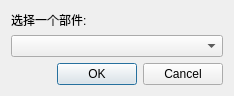
<?xml version="1.0" encoding="UTF-8"?>
<ui version="4.0">
 <class>PartChooseDialog</class>
 <widget class="QDialog" name="PartChooseDialog">
  <property name="geometry">
   <rect>
    <x>0</x>
    <y>0</y>
    <width>234</width>
    <height>85</height>
   </rect>
  </property>
  <property name="windowTitle">
   <string>Dialog</string>
  </property>
  <layout class="QVBoxLayout" name="verticalLayout">
   <item>
    <widget class="QLabel" name="label">
     <property name="text">
      <string>选择一个部件:</string>
     </property>
    </widget>
   </item>
   <item>
    <widget class="QComboBox" name="partItem"/>
   </item>
   <item>
    <widget class="QDialogButtonBox" name="buttonBox">
     <property name="orientation">
      <enum>Qt::Horizontal</enum>
     </property>
     <property name="standardButtons">
      <set>QDialogButtonBox::Cancel|QDialogButtonBox::Ok</set>
     </property>
    </widget>
   </item>
  </layout>
 </widget>
 <resources/>
 <connections>
  <connection>
   <sender>buttonBox</sender>
   <signal>accepted()</signal>
   <receiver>PartChooseDialog</receiver>
   <slot>accept()</slot>
   <hints>
    <hint type="sourcelabel">
     <x>224</x>
     <y>67</y>
    </hint>
    <hint type="destinationlabel">
     <x>157</x>
     <y>84</y>
    </hint>
   </hints>
  </connection>
  <connection>
   <sender>buttonBox</sender>
   <signal>rejected()</signal>
   <receiver>PartChooseDialog</receiver>
   <slot>reject()</slot>
   <hints>
    <hint type="sourcelabel">
     <x>224</x>
     <y>73</y>
    </hint>
    <hint type="destinationlabel">
     <x>233</x>
     <y>84</y>
    </hint>
   </hints>
  </connection>
 </connections>
</ui>
